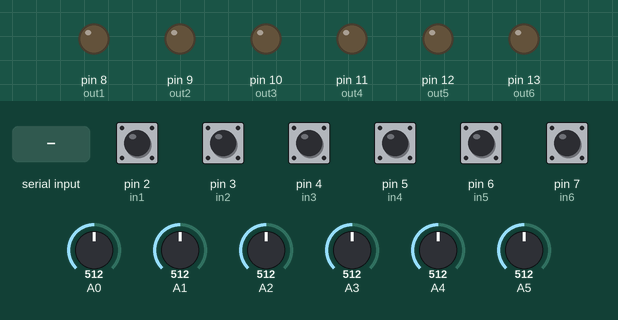
A sketch run on a simulated Arduino Uno, built with avr-gcc and run on an emulated ATmega328P. On the bench: output pins drawn as LEDs (lit = HIGH). Inputs (shaded band) come from the test bench; at power-on: pin 2 (in1), pin 3 (in2), pin 4 (in3), pin 5 (in4), pin 6 (in5), pin 7 (in6) HIGH, A0 = 512, A1 = 512, A2 = 512, A3 = 512, A4 = 512, A5 = 512. What the sketch prints to the serial monitor is not drawn.

Above: at 1.3 s.
1.4 s: byte 30 received over Serial
At 2.6 s:
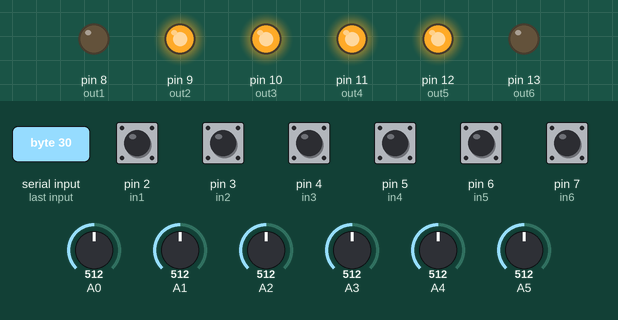
2.9 s: byte 90 received over Serial
At 3.8 s:
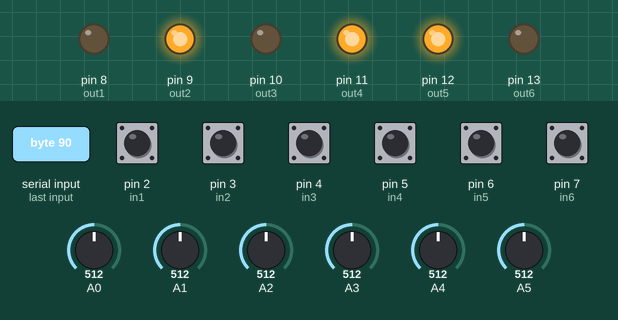
4.4 s: byte 120 received over Serial
At 5.0 s:
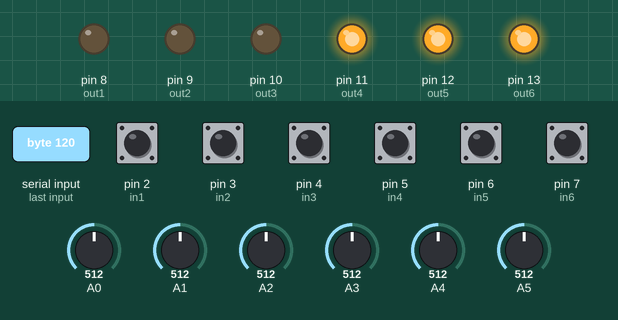
Timing chart, 0 to 7.4 s (numbered marks = the images above; inputs shaded):
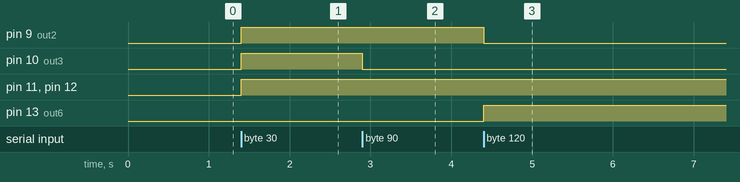

The sketch:

arduino_JV.ino
```cpp
/*
 * Simple Demo for MyopenLab and Arduino
 * by Carmelo Salafia cswi@gmx.de
 * Updated to Arduino IDE 1.8.5 by:
 * Javier Velásquez Bogotá DC - 18-APRIL-2018
 * javiervelasquez125@gmail.com
 *
 * Please use the 104 ceramic capacitor between RESET and GND to avoid auto-reset.
 */

int val;
byte cmd;

int in1=2;
int in2=3;
int in3=4;
int in4=5;
int in5=6;
int in6=7;

int out1=8;
int out2=9;
int out3=10;
int out4=11;
int out5=12;
int out6=13;

unsigned char inputs;
unsigned long previousMillis = 0;      // will store last time custom task execution
const long interval = 1000;           // interval at which execute custom task (milliseconds)


void setup()
{
  Serial.begin(115200); // Do Not Modify BaudRate!
  delay(125);

  //SET INPUTS WITH PULLUP
  pinMode(in1, INPUT_PULLUP);
  pinMode(in2, INPUT_PULLUP);
  pinMode(in3, INPUT_PULLUP);
  pinMode(in4, INPUT_PULLUP);
  pinMode(in5, INPUT_PULLUP);
  pinMode(in6, INPUT_PULLUP);

  //SET OUTPUTS
  pinMode(out1, OUTPUT);
  pinMode(out2, OUTPUT);
  pinMode(out3, OUTPUT);
  pinMode(out4, OUTPUT);
  pinMode(out5, OUTPUT);
  pinMode(out6, OUTPUT);

  //All OUTPUTS OFF
  digitalWrite(out1,LOW);
  digitalWrite(out2,LOW);
  digitalWrite(out3,LOW);
  digitalWrite(out4,LOW);
  digitalWrite(out5,LOW);
  digitalWrite(out6,LOW);

  Serial.flush();
  // Arduino is Ready now
}


void sendShort(int val)
{
Serial.write(val>>8); // HIGH Byte
Serial.write(val & 0xFF); // LOW Byte
}

void loop()
{
   unsigned long currentMillis = millis();

  if (currentMillis - previousMillis >= interval) {
    // save the last time you executed this custom task
    previousMillis = currentMillis;

    // Do your Custom Task and Do not use SerialPrint()
  }

}

void serialEvent(){
  if (Serial.available())  // if Arduino is Polled!
  {
    cmd = Serial.read();
    if ( (cmd & (1<<0))>0) digitalWrite(out1,1); else digitalWrite(out1,0);
    if ( (cmd & (1<<1))>0) digitalWrite(out2,1); else digitalWrite(out2,0);
    if ( (cmd & (1<<2))>0) digitalWrite(out3,1); else digitalWrite(out3,0);
    if ( (cmd & (1<<3))>0) digitalWrite(out4,1); else digitalWrite(out4,0);
    if ( (cmd & (1<<4))>0) digitalWrite(out5,1); else digitalWrite(out5,0);
    if ( (cmd & (1<<5))>0) digitalWrite(out6,1); else digitalWrite(out6,0);

    // Read Inputs
    inputs=0;
    if(digitalRead(in1)==LOW) inputs|=(1<<0); else inputs&=~(1<<0);
    if(digitalRead(in2)==LOW) inputs|=(1<<1); else inputs&=~(1<<1);
    if(digitalRead(in3)==LOW) inputs|=(1<<2); else inputs&=~(1<<2);
    if(digitalRead(in4)==LOW) inputs|=(1<<3); else inputs&=~(1<<3);
    if(digitalRead(in5)==LOW) inputs|=(1<<4); else inputs&=~(1<<4);
    if(digitalRead(in6)==LOW) inputs|=(1<<5); else inputs&=~(1<<5);
    inputs=~inputs;
    // Send input Values Binary
    Serial.write(inputs);

    // Send ADC 0-5 values
    sendShort(analogRead(0));
    sendShort(analogRead(1));
    sendShort(analogRead(2));
    sendShort(analogRead(3));
    sendShort(analogRead(4));
    sendShort(analogRead(5));
  }
}
```

Measured:
- after the input at 1.4 s, pin 9 (out2), pin 10 (out3), pin 11 (out4), pin 12 (out5): LOW → HIGH at once
- after the input at 2.9 s, pin 10 (out3): HIGH → LOW at once
- after the input at 4.4 s, pin 9 (out2): HIGH → LOW at once; pin 13 (out6): LOW → HIGH at once
